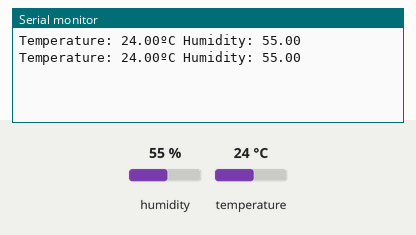
Recording of a sketch running on a simulated ESP32. Shown: the last lines printed to the serial monitor. Inputs (shaded band) come from the test bench; at power-on: humidity 55 %, temperature 24 °C. WiFi joins after 1.5 s; servers stay silent unless stated.

Above: at 3.0 s.
3.1 s: humidity set to 22 %
At 4.4 s:
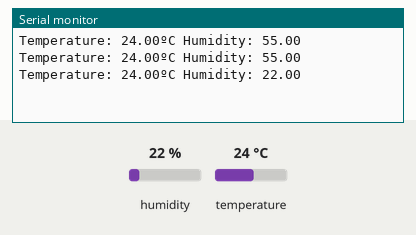
4.6 s: temperature set to 12 °C
At 5.7 s:
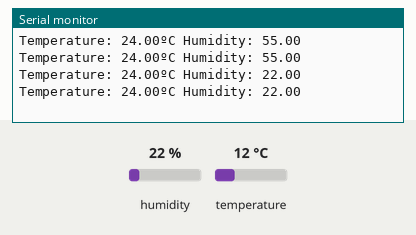
6.1 s: humidity set to 40 %
At 7.2 s:
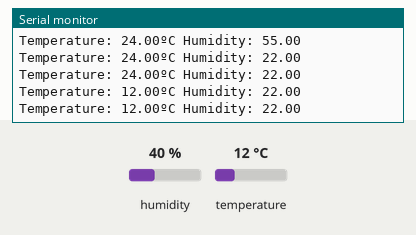
Timing chart, 0 to 9.1 s (numbered marks = the images above; inputs shaded):
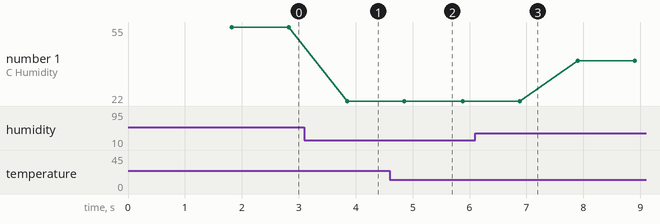

Measured:
- after the input at 3.1 s, the serial monitor: prints a new line after 0.75 s (image 1)
- plotted number 1: 55 → 22 after the input at 3.1 s, 22 → 40 after the input at 6.1 s

The sketch:

Temp_Humidity_monitoring_for_swallow_bird.ino
```cpp
#include "DHT.h"
#define DHT11PIN 5
DHT dht(DHT11PIN, DHT11);

#define BLYNK_TEMPLATE_ID "TMPLzQLt4Jre"
#define BLYNK_DEVICE_NAME "DHT11 Monitoring"
#define BLYNK_AUTH_TOKEN "DHI47vZsrzQqCsd1hiPMGN12y_hCqY_l"
#include <BlynkSimpleEsp32.h>
//masuk ke jaringan wifi

char auth[] = BLYNK_AUTH_TOKEN;
char ssid[] = "Nira";
char pass[] = "satudua345";

void setup() {
  Serial.begin(115200);
/* Start the DHT11 Sensor */
  dht.begin();
 //blynk
  Blynk.begin(auth, ssid, pass);

}

void loop() {
 float humi = dht.readHumidity();
  float temp = dht.readTemperature();
  Serial.print("Temperature: ");
  Serial.print(temp);
  Serial.print("ºC ");
  Serial.print("Humidity: ");
  Serial.println(humi);
  delay(1000);
Blynk.virtualWrite(V1, temp);
Blynk.virtualWrite(V2, humi);

  Blynk.run();
}
```
